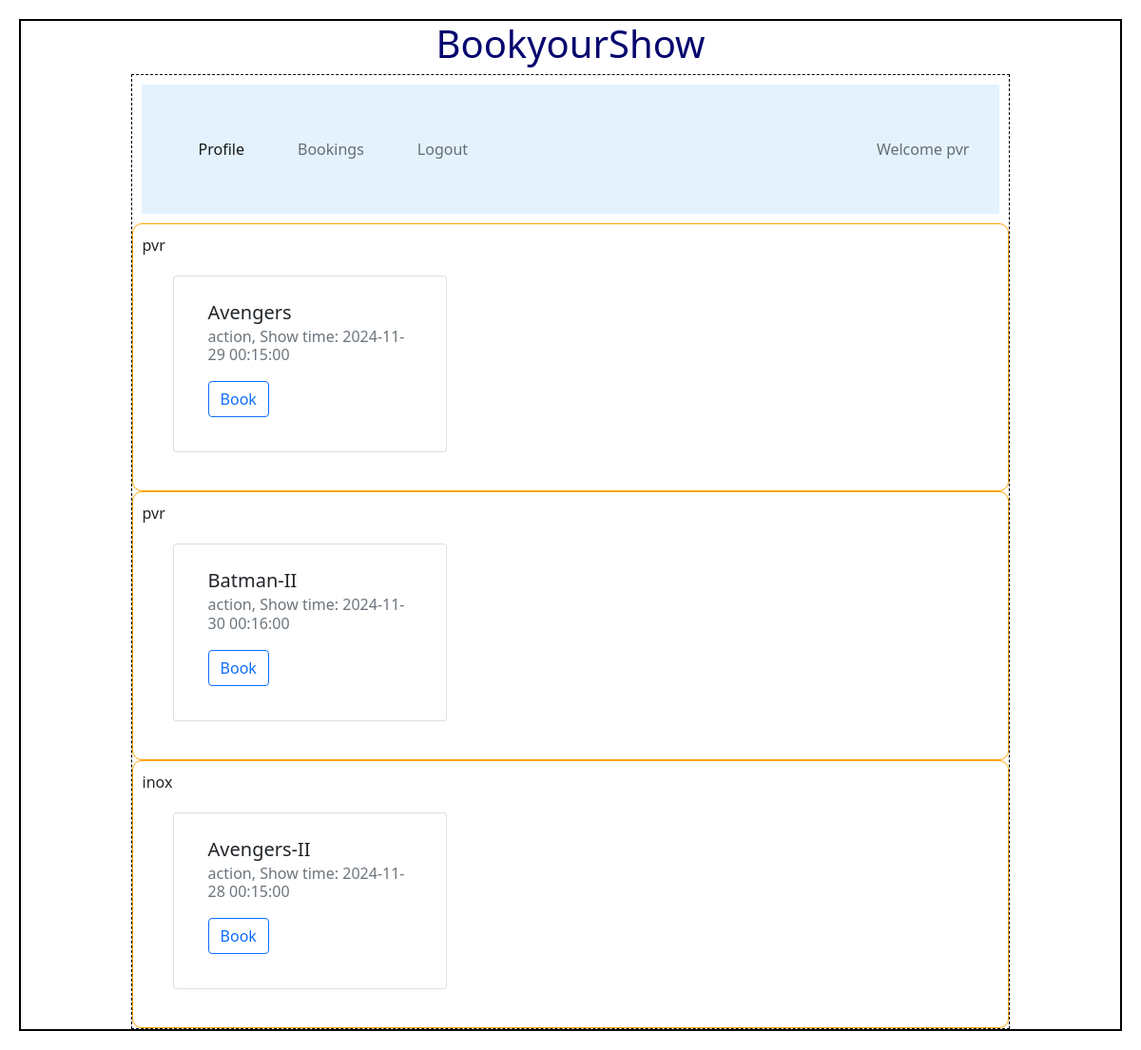
Page /user/2/pvr on the committed database.
### backend/models.py (models this page shows)
class Theatre(db.Model):
    __tablename__="theatre"
    id=db.Column(db.Integer,primary_key=True)
    name=db.Column(db.String,nullable=False)
    location=db.Column(db.String,nullable=False)
    pin_code=db.Column(db.Integer,nullable=False)
    capacity=db.Column(db.Integer,nullable=False)
    venue_pic_url=db.Column(db.String,nullable=True,default="None")
    shows = db.relationship("Show" , cascade = "all,delete" , backref = "theatre" , lazy = True)

class Show(db.Model):
    __tablename__="show"
    id=db.Column(db.Integer,primary_key=True)
    name=db.Column(db.String,nullable=False)
    tags=db.Column(db.String,nullable=False)
    rating=db.Column(db.Integer,default=0)
    tkt_price=db.Column(db.Float,default=0.0)
    date_time=db.Column(db.DateTime,nullable=False)
    theatre_id=db.Column(db.Integer, db.ForeignKey("theatre.id"),nullable=False)
    tickets=db.relationship("Ticket",cascade="all,delete",backref="show",lazy=True)

### backend/controllers.py (the view)
@app.route("/user/<id>/<name>")
def user_dashboard(id,name):
    theatres=get_theatres()
    dt_time_now=datetime.today().strftime('%Y-%m-%dT%H:%M')
    dt_time_now=datetime.strptime(dt_time_now,"%Y-%m-%dT%H:%M")
    return render_template("user_dashboard.html",uid=id,name=name,theatres = theatres,dt_time_now=dt_time_now)

### backend/controllers.py (called while the page is built)
def get_theatres():
    theatres=Theatre.query.all()
    return theatres

### templates/user_dashboard.html
{%extends "user_layout.html"%}
{%block content%}
    {%if theatres%}
          {%for theatre in theatres%}
                {%if theatre.shows%}
                <div class="outer_box">
                    {{theatre.name}}
                  <div class="container">
                    <div class="row">
                      {%for show in theatre.shows%}
                      {%if show.date_time >= dt_time_now%}
                        <div class="col">
                            <div class="card" style="width: 18rem;">
                            <div class="card-body">
                              <h5 class="card-title">{{show.name}}</h5>
                              <h6 class="card-subtitle mb-2 text-muted">{{show.tags}}, Show time: {{show.date_time}}</h6>
                              <a href="/book_ticket/{{uid}}/{{show.id}}/{{name}}" type="button" class="btn btn-outline-primary">Book</a>
                            </div>
                          </div>
                        </div>
                        {%endif%}
                      {%endfor%}
                  </div>
                </div>
              </div>
              {%endif%}
              {%endfor%}
      {%else%}
              <h3 class="center">Sorry, no theatres available!!</h3>
      {%endif%}
{%endblock%}

### static/styles/main.css (style rules this page uses)
* { margin: 10px; }
.outer_box { border: 1px solid orange; margin-top:10px; margin: auto; padding: 10px; border-radius: 10px; }

### rows in the picture
Theatre: name "pvr"
Show: name "Avengers", tags "action", date_time "2024-11-29 00:15:00"
Theatre: name "pvr"
Show: name "Batman-II", tags "action", date_time "2024-11-30 00:16:00"
Theatre: name "inox"
Show: name "Avengers-II", tags "action", date_time "2024-11-28 00:15:00"

### other values in the picture
{{ name }} "pvr"
